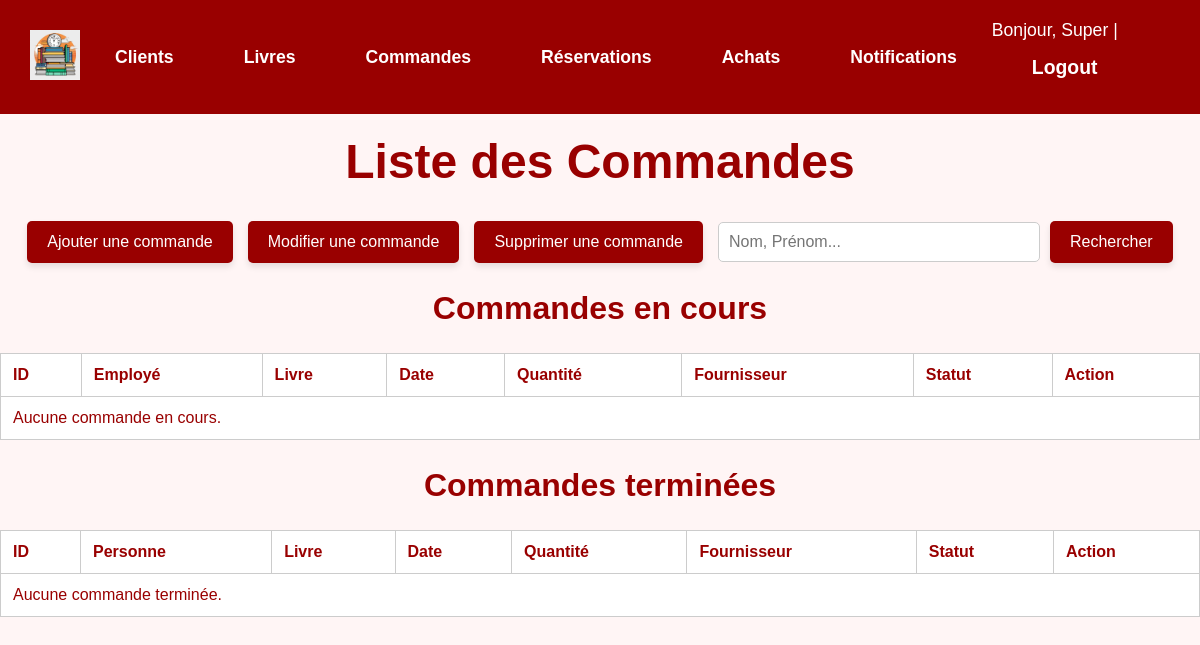
The app's page /commandes/ (signed in), older data.
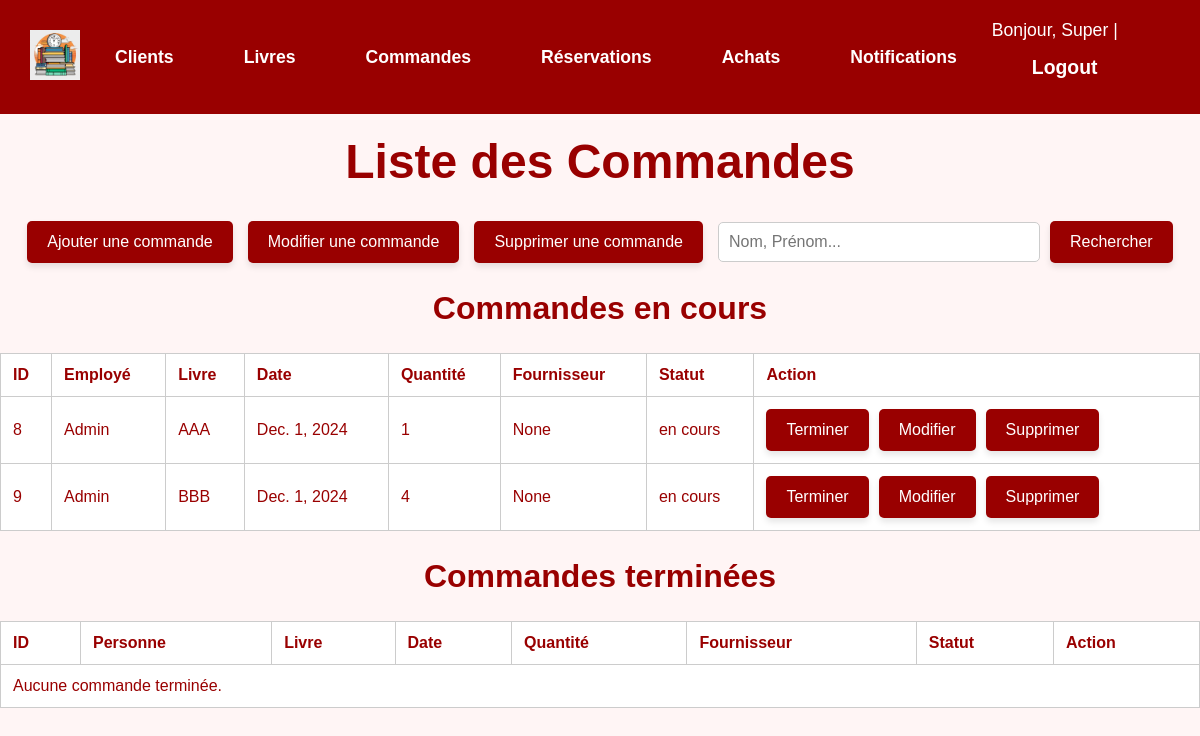
The same page, newer data.
### gui/models.py (models this page shows, shortened)
class Commander(models.Model):
    STATUT_CHOICES = [
        ('en cours', 'En cours'),
        ('terminé', 'Terminé'),
    ]
    personne = models.ForeignKey(Personne, on_delete=models.CASCADE)
    livre = models.ForeignKey(Livre, on_delete=models.CASCADE)
    date_commande = models.DateField(default=datetime.date.today)
    quantite = models.PositiveIntegerField()
    fournisseur = models.ForeignKey(Fournisseur, null=True, blank=True, on_delete=models.SET_NULL)  # Replace 1 with the actual Fournisseur ID
    statut = models.CharField(max_length=50, choices=STATUT_CHOICES, default='en cours')
    class Meta:
        db_table = 'Commander'

class Personne(AbstractBaseUser, PermissionsMixin):
    nom = models.CharField(max_length=100)
    prenom = models.CharField(max_length=100)
    date_naissance = models.DateField()
    telephone = models.CharField(max_length=15)
    email = models.EmailField(max_length=50, primary_key=True)  # Champ unique pour l'identification
    date_creation = models.DateField(auto_now_add=True)
    solde = models.DecimalField(max_digits=10, decimal_places=2)
    adresse = models.ForeignKey('Adresse', on_delete=models.CASCADE)
    role = models.ForeignKey('Role', on_delete=models.CASCADE)
    is_active = models.BooleanField(default=True)
    is_staff = models.BooleanField(default=False)
    is_superuser = models.BooleanField(default=False)
    objects = PersonneManager()
    USERNAME_FIELD = 'email'  # Utiliser l'email comme identifiant unique
    REQUIRED_FIELDS = ['nom', 'prenom']
    class Meta:
        db_table = 'Personne'

class Livre(models.Model):
    isbn13 = models.CharField(max_length=13, primary_key=True)
    titre = models.CharField(max_length=255)
    type = models.CharField(max_length=50, blank=True, null=True)
    genre_litteraire = models.CharField(max_length=100,blank=True, null=True)
    sous_genre = models.CharField(max_length=100,blank=True, null=True)
    langue = models.CharField(max_length=50,blank=True, null=True)
    format = models.CharField(max_length=50,blank=True, null=True)
    nombre_pages = models.IntegerField(blank=True,null=True)
    dimensions = models.CharField(max_length=50,blank=True,null=True)
    date_parution = models.DateField(blank=True,null=True)
    localisation = models.CharField(max_length=100,blank=True,null=True)
    synopsis = models.TextField(blank=True,null=True)
    prix = models.DecimalField(max_digits=10, decimal_places=2,blank=True,null=True)
    url_reference = models.URLField(blank=True, null=True)
    quantite_disponible = models.IntegerField()
    quantite_totale = models.IntegerField()
    quantite_minimale = models.IntegerField()
    editeur = models.ForeignKey(Editeur, on_delete=models.CASCADE)
    class Meta:
        db_table = 'Livre'

### gui/views.py (the view)
# urls.py: path('commandes/', CommanderList.as_view(), name='commandes_list'),
class CommanderList(StaffRequiredMixin, ListView):
    model = Commander
    template_name = 'gui/lister_commandes.html'
    context_object_name = 'commandes'
    def get_queryset(self):
        sort_by = self.request.GET.get('sort_by', 'date_commande')  # Par défaut : tri par date_commande
        order = self.request.GET.get('order', 'asc')  # Par défaut : ordre ascendant
        sort_prefix = '' if order == 'asc' else '-'
        sorting_options = {
            'id':'id_commande',
            'date':'date_commande',
            'quantite':'quantite',
            'statut':'statut',
        }
        queryset = super().get_queryset()
        if sort_by in sorting_options:
            queryset = queryset.order_by(f"{sort_prefix}{sorting_options[sort_by]}")
        return queryset
    def get_context_data(self, **kwargs):
        context = super().get_context_data(**kwargs)
        commandes_en_cours = Commander.objects.filter(statut='en cours')
        commandes_terminees = Commander.objects.filter(statut='terminé')
        sort_by = self.request.GET.get('sort_by', 'date_commande')
        order = self.request.GET.get('order', 'asc')
        sort_prefix = '' if order == 'asc' else '-'
        commandes_en_cours = commandes_en_cours.order_by(f"{sort_prefix}{sort_by}")
        commandes_terminees = commandes_terminees.order_by(f"{sort_prefix}{sort_by}")
        context['commandes_en_cours'] = commandes_en_cours
        context['commandes_terminees'] = commandes_terminees
        return context

### gui/views.py (called while the page is built)
    def test_func(self):
        return self.request.user.is_staff

### templates/gui/lister_commandes.html (shortened to what the changed rows need)
{% load static %}
<!DOCTYPE html>
<html lang="fr">
<head>
</head>
<body>
    <h1 style="color: #990000; text-align: center; font-size: 3em; margin-top: 20px;">Liste des Commandes</h1>
    <h2 style="color: #990000; text-align: center; font-size: 2em;">Commandes en cours</h2>
    <table>
        <thead>
            <tr>
                <th><a href="?sort_by=id&order={% if request.GET.sort_by == 'id' and request.GET.order == 'asc' %}desc{% else %}asc{% endif %}">ID</a></th>
                <th><a href="?sort_by=personne&order={% if request.GET.order == 'asc' %}desc{% else %}asc{% endif %}">Employé</a></th>
                <th><a href="?sort_by=livre&order={% if request.GET.order == 'asc' %}desc{% else %}asc{% endif %}">Livre</a></th>
                <th><a href="?sort_by=date_commande&order={% if request.GET.sort_by == 'quantite' and request.GET.sort_by == 'date' and request.GET.order == 'asc' %}desc{% else %}asc{% endif %}">Date</a></th>
                <th><a href="?sort_by=quantite&order={% if request.GET.order == 'asc' %}desc{% else %}asc{% endif %}">Quantité</a></th>
                <th><a href="?sort_by=fournisseur&order={% if request.GET.order == 'asc' %}desc{% else %}asc{% endif %}">Fournisseur</a></th>
                <th><a href="?sort_by=statut&order={% if request.GET.order == 'asc' %}desc{% else %}asc{% endif %}">Statut</a></th>
                <th>Action</th>
            </tr>
        </thead>
        <tbody>
            {% for commande in commandes_en_cours %}
            <tr>
                <td>{{ commande.id }}</td>
                <td>{{ commande.personne.nom }}</td>
                <td>{{ commande.livre.titre }}</td>
                <td>{{ commande.date_commande }}</td>
                <td>{{ commande.quantite }}</td>
                <td>{{ commande.fournisseur }}</td>
                <td>{{ commande.statut }}</td>
                <td>
                    <div class="action-buttons">
                        <form method="POST" action="{% url 'terminer_commande' commande.id %}">
                            <button type="submit" class="btn-action">Terminer</button>
                        </form>
                        <a href="{% url 'commandes_update' commande.id %}" class="btn-warning">Modifier</a>
                        <a href="{% url 'commandes_with_ID_delete' pk=commande.id %}" class="button">Supprimer</a>
                    </div>
                </td>
            </tr>
            {% empty %}
            <tr class="empty-message">
                <td colspan="8">Aucune commande en cours.</td>
            </tr>
            {% endfor %}
        </tbody>
    </table>
    <h2 style="color: #990000; text-align: center; font-size: 2em;">Commandes terminées</h2>
    <table>
        <thead>
            <tr>
                <th><a href="?sort_by=id&order={% if request.GET.order == 'asc' %}desc{% else %}asc{% endif %}">ID</a></th>
                <th><a href="?sort_by=personne&order={% if request.GET.order == 'asc' %}desc{% else %}asc{% endif %}">Personne</a></th>
                <th><a href="?sort_by=livre&order={% if request.GET.order == 'asc' %}desc{% else %}asc{% endif %}">Livre</a></th>
                <th><a href="?sort_by=date_commande&order={% if request.GET.order == 'asc' %}desc{% else %}asc{% endif %}">Date</a></th>
                <th><a href="?sort_by=quantite&order={% if request.GET.order == 'asc' %}desc{% else %}asc{% endif %}">Quantité</a></th>
                <th><a href="?sort_by=fournisseur&order={% if request.GET.order == 'asc' %}desc{% else %}asc{% endif %}">Fournisseur</a></th>
                <th><a href="?sort_by=statut&order={% if request.GET.order == 'asc' %}desc{% else %}asc{% endif %}">Statut</a></th>
                <th>Action</th>
            </tr>
        </thead>
    </table>
</body>
</html>

Row changes from the older to the newer data that the page shows:
added Commander: id "8", personne.nom "Admin", livre.titre "AAA", date_commande "Dec. 1, 2024", quantite "1", fournisseur "None", statut "en cours"
added Commander: id "9", personne.nom "Admin", livre.titre "BBB", date_commande "Dec. 1, 2024", quantite "4", fournisseur "None", statut "en cours"
Text that changed along with them:
text no longer shown: "Aucune commande en cours."
